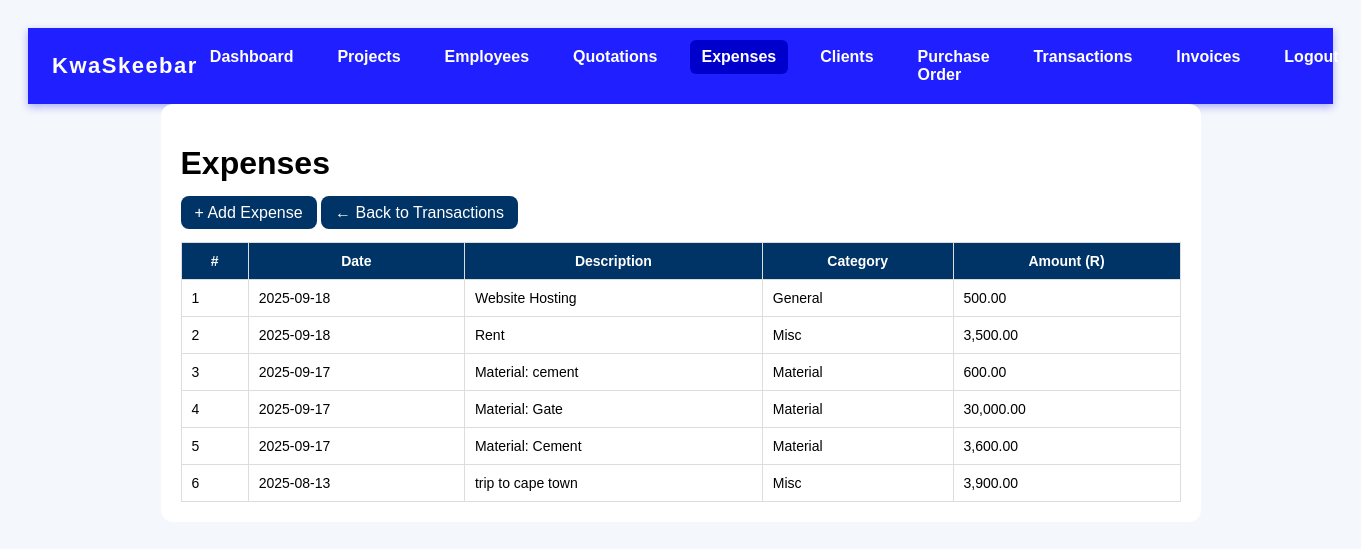
The page /expenses.php on the database its author committed.
### tables this page shows
CREATE TABLE `expenses` (
  `id` int(11) NOT NULL,
  `description` varchar(255) DEFAULT NULL,
  `amount` decimal(12,2) DEFAULT NULL,
  `expense_date` date DEFAULT NULL,
  `project_id` int(11) DEFAULT NULL,
  `category` varchar(50) DEFAULT NULL
);

### expenses.php (the view, shortened to what this page needs)
<?php
require 'db.php';
include 'nav.php';
$expenses = $conn->query("SELECT * FROM expenses ORDER BY expense_date DESC, id DESC");
?>
<!DOCTYPE html>
<html>
<head>
</head>
<body>
<div class="container">
    <h1>Expenses</h1>
    <a href="add_expense.php" class="btn btn-back">+ Add Expense</a>
    <a href="transactions.php" class="btn btn-back">← Back to Transactions</a>
    <table>
        <thead>
            <tr>
                <th>#</th>
                <th>Date</th>
                <th>Description</th>
                <th>Category</th>
                <th>Amount (R)</th>
            </tr>
        </thead>
        <tbody>
            <?php $i=1; while($e=$expenses->fetch_assoc()): ?>
            <tr>
                <td><?= $i++ ?></td>
                <td><?= htmlspecialchars($e['expense_date']) ?></td>
                <td><?= htmlspecialchars($e['description']) ?></td>
                <td><?= htmlspecialchars($e['category']) ?></td>
                <td><?= number_format($e['amount'],2) ?></td>
            </tr>
            <?php endwhile; ?>
        </tbody>
    </table>
</div>
</body>
</html>

### nav.php (shortened to what this page needs)
<?php
$currentPage = basename($_SERVER['PHP_SELF']);
?>
<nav>
  <div class="logo">KwaSkeebar</div>
  <ul>
    <li><a href="index.php" class="<?= $currentPage === 'index.php' ? 'active' : '' ?>">Dashboard</a></li>
    <li class="dropdown">
      <a href="project_list.php">Projects</a>
    </li>
    <li class="dropdown">
      <a href="employees.php">Employees</a>
    </li>
 <li class="dropdown">
      <a href="quotations.php">Quotations</a>
      <li><a href="expenses.php" class="<?= $currentPage === 'expenses.php' ? 'active' : '' ?>">Expenses</a></li>
      <li class="dropdown">
      <a href="client_list.php">Clients</a>
    </li>
        <li><a href="purchase_orders.php" class="<?= $currentPage === 'purchase_orders.php' ? 'active' : '' ?>">Purchase Order</a></li>
            <li><a href="transactions.php" class="<?= $currentPage === 'transactions.php' ? 'active' : '' ?>">Transactions</a></li>
    <li><a href="invoice_list.php" class="<?= $currentPage === 'invoice_list.php' ? 'active' : '' ?>">Invoices</a></li>
    <li><a href="logout.php">Logout</a></li>
  </ul>
</nav>

### nav.php (style rules this page uses)
nav { background-color: #1f1fff; padding: 12px 24px; font-family: 'Space Grotesk', sans-serif; display: flex; align-items: center; justify-content: space-between; color: white; box-shadow: 0 3px 8px rgba(0,0,255,0.3); }
nav .logo { font-weight: 700; font-size: 22px; letter-spacing: 1.5px; }
nav ul { list-style: none; margin: 0; padding: 0; display: flex; gap: 20px; }
nav ul li { position: relative; }
nav ul li a { color: white; text-decoration: none; font-weight: 600; padding: 8px 12px; border-radius: 6px; transition: background-color 0.3s ease; display: block; }
nav ul li a:hover, nav ul li a.active { background-color: #0000cc; }

### expenses.php (style rules this page uses)
body { font-family: 'Space Grotesk', 'Urbanist', sans-serif; background:#f4f7fb; padding:20px; }
.container { background:white; padding:20px; border-radius:12px; max-width:1000px; margin:auto; }
h1 { display:flex; justify-content:space-between; align-items:center; }
table { width:100%; border-collapse:collapse; margin-top:20px; }
th,td { border:1px solid #ddd; padding:10px; font-size:14px; }
th { background:#003366; color:white; }
.btn { padding:8px 14px; border:none; border-radius:8px; cursor:pointer; font-family:inherit; }
.btn-back { background:#003366; color:white; text-decoration:none; }

### rows shown on the page
expenses: expense_date "2025-09-18", description "Website Hosting", category "General", amount "500.00"
expenses: expense_date "2025-09-18", description "Rent", category "Misc", amount "3,500.00"
expenses: expense_date "2025-09-17", description "Material: cement", category "Material", amount "600.00"
expenses: expense_date "2025-09-17", description "Material: Gate", category "Material", amount "30,000.00"
expenses: expense_date "2025-09-17", description "Material: Cement", category "Material", amount "3,600.00"
expenses: expense_date "2025-08-13", description "trip to cape town", category "Misc", amount "3,900.00"
